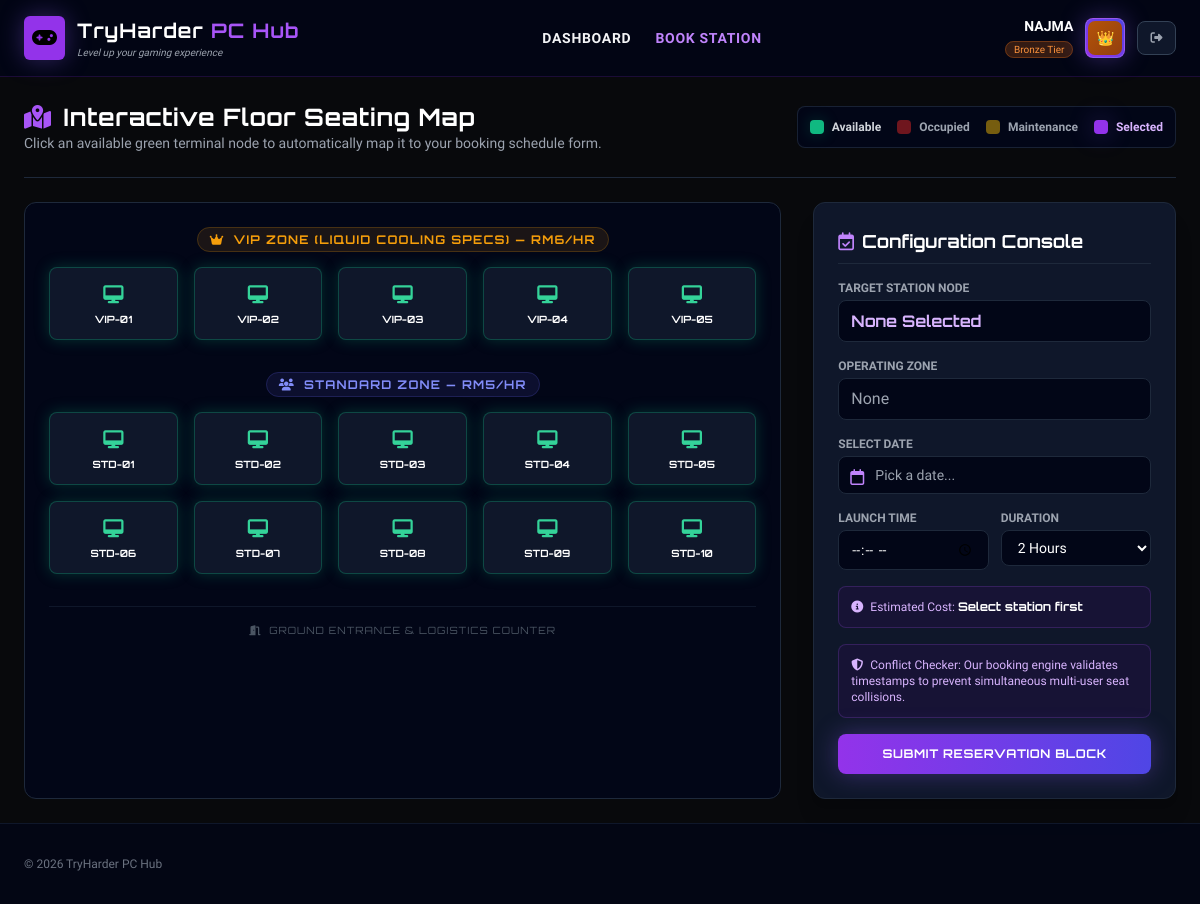
Screenshot of /booking.php (signed in) with the database file from the repository.
### tables this page shows
CREATE TABLE IF NOT EXISTS `users` (
  `user_id` int NOT NULL AUTO_INCREMENT,
  `full_name` varchar(150) NOT NULL,
  `username` varchar(50) NOT NULL,
  `avatar_key` varchar(30) NOT NULL DEFAULT 'gamepad',
  `password` varchar(255) NOT NULL,
  `total_hours` decimal(8,2) NOT NULL DEFAULT '0.00',
  `membership` enum('Bronze','Silver','Gold','Platinum') NOT NULL DEFAULT 'Bronze',
  `is_admin` tinyint(1) NOT NULL DEFAULT '0',
  `created_at` datetime NOT NULL DEFAULT CURRENT_TIMESTAMP,
  PRIMARY KEY (`user_id`),
  UNIQUE KEY `username` (`username`)
);

CREATE TABLE IF NOT EXISTS `stations` (
  `station_id` int NOT NULL AUTO_INCREMENT,
  `station_code` varchar(10) NOT NULL,
  `zone` enum('VIP','Standard') NOT NULL,
  `specs` varchar(100) NOT NULL,
  `rate_per_hour` decimal(5,2) NOT NULL DEFAULT '5.00',
  `status` enum('available','occupied','maintenance') NOT NULL DEFAULT 'available',
  PRIMARY KEY (`station_id`),
  UNIQUE KEY `station_code` (`station_code`)
);

### booking.php (the view, shortened to what the rows shown need)
<?php
require_once __DIR__ . '/includes/db.php';
require_once __DIR__ . '/includes/auth.php';
require_once __DIR__ . '/includes/avatars.php';
$user     = requireUser();
$db       = getDB();
$stations = $db->query("SELECT * FROM stations ORDER BY zone DESC, station_code ASC")->fetchAll();
$vipStations = array_filter($stations, fn($s) => $s['zone'] === 'VIP');
$stdStations = array_filter($stations, fn($s) => $s['zone'] === 'Standard');
$mColor   = membershipColor($user['membership']);
?>
<!DOCTYPE html>
<html lang="en">
<head>
    <script src="https://cdn.tailwindcss.com"></script>
    <link rel="stylesheet" href="https://cdnjs.cloudflare.com/ajax/libs/font-awesome/6.4.0/css/all.min.css">
</head>
<body class="text-gray-100 min-h-screen flex flex-col justify-between">
    <header class="border-b border-purple-900/30 bg-slate-950/80 backdrop-blur-md sticky top-0 z-50 px-6 py-4 flex justify-between items-center">
        <div class="flex items-center space-x-3">
            <div class="text-right hidden sm:block">
                <p class="text-sm font-bold text-white"><?= htmlspecialchars($user['username']) ?></p>
                <span class="text-[10px] px-2 py-0.5 rounded-full border <?= $mColor ?>"><?= $user['membership'] ?> Tier</span>
            </div>
            <div class="w-10 h-10 rounded-lg bg-gradient-to-tr from-purple-600 to-indigo-600 flex items-center justify-center font-cyber font-bold text-white border border-purple-400/40 glow-purple">
                <?= renderAvatar($user['avatar_key'] ?? 'gamepad', 'sm') ?>
            </div>
        </div>
    </header>
    <main class="flex-grow p-6 max-w-7xl mx-auto w-full space-y-6">
        <div class="flex flex-col md:flex-row md:justify-between md:items-center pb-6 border-b border-slate-800 gap-4">
            <div>
                <h2 class="font-cyber text-2xl font-bold text-white tracking-wide flex items-center">
                    <i class="fa-solid fa-map-location-dot mr-3 text-purple-500"></i>Interactive Floor Seating Map
                </h2>
            </div>
        </div>
        <div class="grid grid-cols-1 lg:grid-cols-3 gap-8">
            <div class="lg:col-span-2 bg-slate-950 p-6 rounded-xl border border-slate-800 flex flex-col gap-8 min-h-[450px]">
                <div>
                    <div class="grid grid-cols-5 gap-3 md:gap-4">
                        <?php foreach ($vipStations as $s): ?>
                        <?php if ($s['status'] === 'available'): ?>
                        <button onclick="selectStation('<?= $s['station_code'] ?>','<?= $s['station_id'] ?>','VIP',<?= $s['rate_per_hour'] ?>)"
                            id="node-<?= $s['station_code'] ?>"
                            class="station-node bg-slate-900 border border-emerald-500/30 p-3 rounded-lg flex flex-col items-center hover:border-purple-500 hover:scale-105 transition-all glow-emerald">
                            <i class="fa-solid fa-desktop text-emerald-400 text-lg mb-1"></i>
                            <span class="text-[10px] font-cyber font-bold text-white"><?= $s['station_code'] ?></span>
                        </button>
                        <?php endif; ?>
                        <?php endforeach; ?>
                    </div>
                </div>
                <div>
                    <div class="grid grid-cols-5 gap-3 md:gap-4">
                        <?php foreach ($stdStations as $s): ?>
                        <?php if ($s['status'] === 'available'): ?>
                        <button onclick="selectStation('<?= $s['station_code'] ?>','<?= $s['station_id'] ?>','Standard',<?= $s['rate_per_hour'] ?>)"
                            id="node-<?= $s['station_code'] ?>"
                            class="station-node bg-slate-900 border border-emerald-500/30 p-3 rounded-lg flex flex-col items-center hover:border-purple-500 hover:scale-105 transition-all glow-emerald">
                            <i class="fa-solid fa-desktop text-emerald-400 text-lg mb-1"></i>
                            <span class="text-[10px] font-cyber font-bold text-white"><?= $s['station_code'] ?></span>
                        </button>
                        <?php endif; ?>
                        <?php endforeach; ?>
                    </div>
                </div>
            </div>
        </div>
    </main>
    <link rel="stylesheet" href="https://cdnjs.cloudflare.com/ajax/libs/flatpickr/4.6.13/flatpickr.min.css">
    <link rel="stylesheet" href="https://cdnjs.cloudflare.com/ajax/libs/flatpickr/4.6.13/themes/dark.min.css">
</body>
</html>

### includes/avatars.php (shortened to what the rows shown need)
<?php
function getAvatars(): array {
    return [
        'gamepad'   => ['emoji'=>'🎮', 'gradient'=>'linear-gradient(135deg,#7c3aed,#4f46e5)', 'label'=>'Gamer'],
        'skull'     => ['emoji'=>'💀', 'gradient'=>'linear-gradient(135deg,#dc2626,#7f1d1d)', 'label'=>'Skull'],
        'dragon'    => ['emoji'=>'🐉', 'gradient'=>'linear-gradient(135deg,#16a34a,#065f46)', 'label'=>'Dragon'],
        'robot'     => ['emoji'=>'🤖', 'gradient'=>'linear-gradient(135deg,#0891b2,#1e40af)', 'label'=>'Robot'],
        'ninja'     => ['emoji'=>'🥷', 'gradient'=>'linear-gradient(135deg,#374151,#111827)', 'label'=>'Ninja'],
        'alien'     => ['emoji'=>'👾', 'gradient'=>'linear-gradient(135deg,#7c3aed,#be185d)', 'label'=>'Alien'],
        'ghost'     => ['emoji'=>'👻', 'gradient'=>'linear-gradient(135deg,#6b7280,#374151)', 'label'=>'Ghost'],
        'wizard'    => ['emoji'=>'🧙', 'gradient'=>'linear-gradient(135deg,#7e22ce,#1e3a8a)', 'label'=>'Wizard'],
        'fire'      => ['emoji'=>'🔥', 'gradient'=>'linear-gradient(135deg,#ea580c,#dc2626)', 'label'=>'Fire'],
        'lightning' => ['emoji'=>'⚡', 'gradient'=>'linear-gradient(135deg,#ca8a04,#d97706)', 'label'=>'Lightning'],
        'crown'     => ['emoji'=>'👑', 'gradient'=>'linear-gradient(135deg,#b45309,#92400e)', 'label'=>'Crown'],
        'trophy'    => ['emoji'=>'🏆', 'gradient'=>'linear-gradient(135deg,#d97706,#92400e)', 'label'=>'Trophy'],
        'target'    => ['emoji'=>'🎯', 'gradient'=>'linear-gradient(135deg,#e11d48,#9f1239)', 'label'=>'Target'],
        'bomb'      => ['emoji'=>'💣', 'gradient'=>'linear-gradient(135deg,#1f2937,#111827)', 'label'=>'Bomb'],
        'sword'     => ['emoji'=>'⚔️', 'gradient'=>'linear-gradient(135deg,#475569,#1e293b)', 'label'=>'Warrior'],
        'alien2'    => ['emoji'=>'🛸', 'gradient'=>'linear-gradient(135deg,#0e7490,#7c3aed)', 'label'=>'UFO'],
    ];
}
function renderAvatar(string $key, string $size = 'md', string $extraStyle = ''): string {
    $avatars = getAvatars();
    $av      = $avatars[$key] ?? $avatars['gamepad'];
    $sizes = [
        'xs' => ['box'=>'28px',  'font'=>'0.75rem', 'radius'=>'6px'],
        'sm' => ['box'=>'34px',  'font'=>'0.9rem',  'radius'=>'7px'],
        'md' => ['box'=>'44px',  'font'=>'1.2rem',  'radius'=>'9px'],
        'lg' => ['box'=>'64px',  'font'=>'1.8rem',  'radius'=>'12px'],
        'xl' => ['box'=>'88px',  'font'=>'2.4rem',  'radius'=>'16px'],
    ];
    $s = $sizes[$size] ?? $sizes['md'];
    return sprintf(
        '<div style="width:%s;height:%s;border-radius:%s;background:%s;display:flex;align-items:center;justify-content:center;font-size:%s;flex-shrink:0;%s" title="%s">%s</div>',
        $s['box'], $s['box'], $s['radius'],
        $av['gradient'],
        $s['font'],
        $extraStyle,
        htmlspecialchars($av['label']),
        $av['emoji']
    );
}

### rows the page displays
users: username "NAJMA", membership "Bronze", avatar_key "👑"
stations: station_code "VIP-01"
stations: station_code "VIP-02"
stations: station_code "VIP-03"
stations: station_code "VIP-04"
stations: station_code "VIP-05"
stations: station_code "STD-01"
stations: station_code "STD-02"
stations: station_code "STD-03"
stations: station_code "STD-04"
stations: station_code "STD-05"
stations: station_code "STD-06"
stations: station_code "STD-07"
stations: station_code "STD-08"
stations: station_code "STD-09"
stations: station_code "STD-10"
